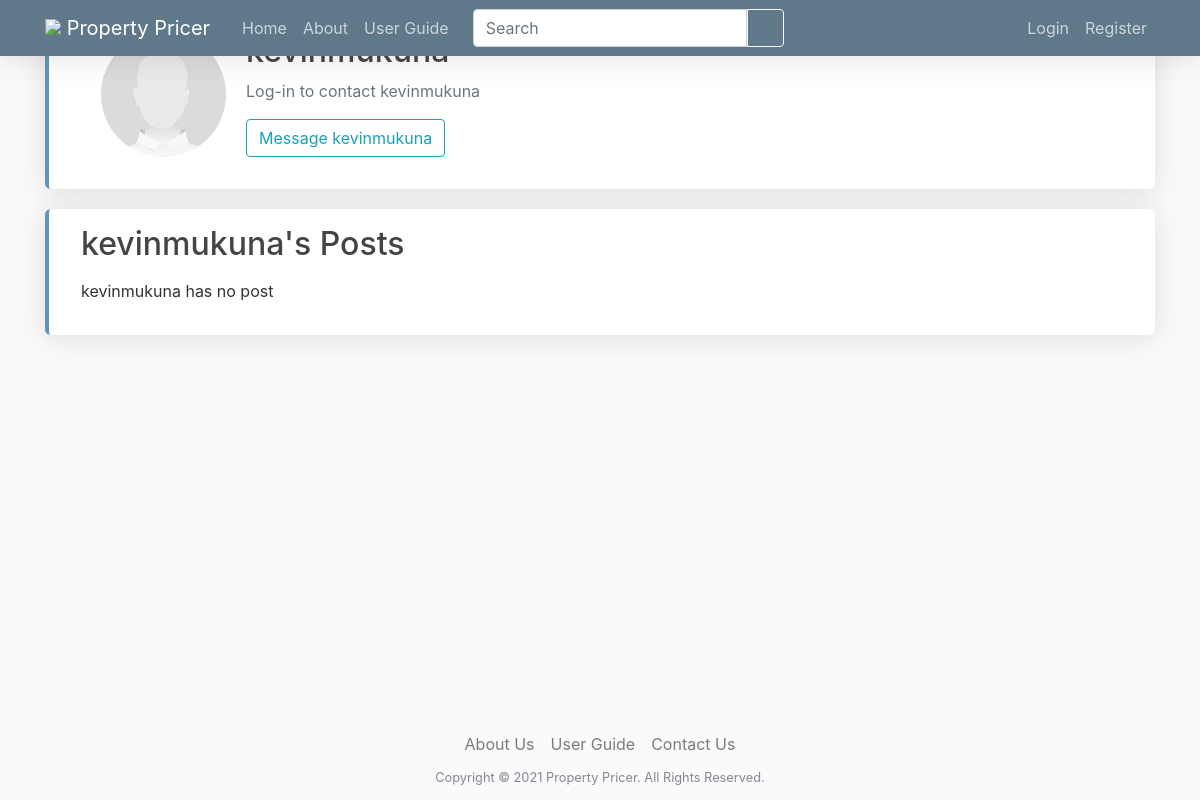
Page /user/kevinmukuna on the earlier database version.
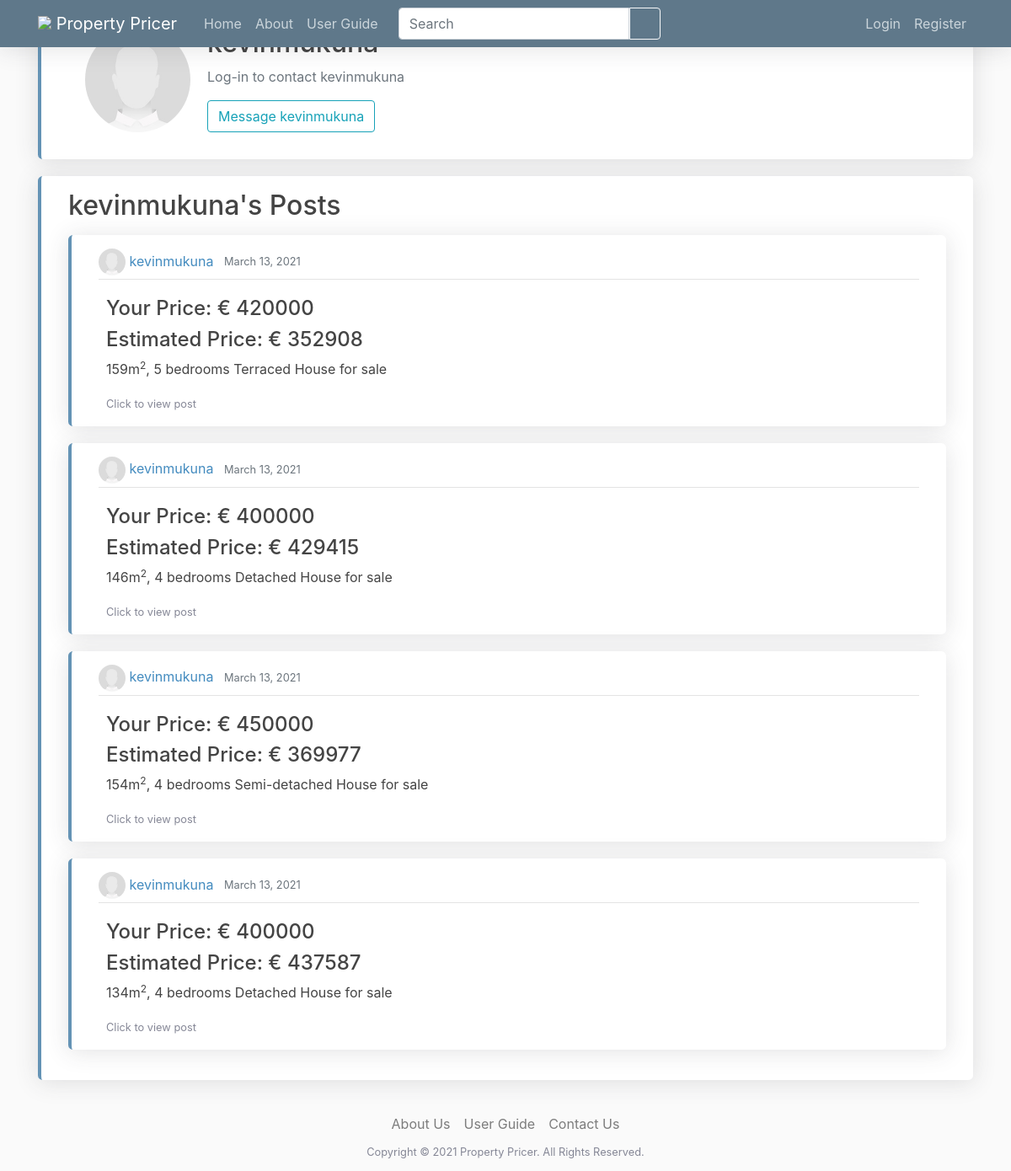
Same page on the later database version.
### userpages/models.py (models this page shows, shortened)
class Profile(models.Model):
    user = models.OneToOneField(User, on_delete=models.CASCADE)
    image = models.ImageField(default='default.jpg', upload_to='profile_pics')

### webpages/models.py (models this page shows, shortened)
class Post(models.Model):
    property_description = models.TextField(null=True, blank=True)
    address_line_1 = models.CharField(max_length=255, verbose_name="Street address")
    address_line_2 = models.CharField(max_length=255, null=True, blank=True, verbose_name="District or Townland")
    city = models.CharField(max_length=128, default='', verbose_name="City or town")
    county = models.CharField(max_length=128, default='', choices=COUNTY_CHOICES)
    floor_plan = models.ImageField(upload_to="floor_plan", null=True, blank=True)
    property_type = models.CharField(max_length=128, default='',
                                     choices=PROPERTY_TYPE_CHOICES)
    number_of_bedrooms = models.PositiveIntegerField()
    number_of_bathrooms = models.PositiveIntegerField()
    energy_rating = models.CharField(max_length=128, default='',
                                     choices=ENERGY_RATING_CHOICES)
    size = models.PositiveIntegerField(verbose_name="Size (m<sup>2</sup>)")
    date_posted = models.DateField(default=timezone.now)
    author = models.ForeignKey(User, related_name="user_posts", on_delete=models.CASCADE)
    price = models.PositiveIntegerField(null=True, blank=True, editable=True, verbose_name="Price (&euro;)")
    estimated_price = models.PositiveIntegerField(null=False, blank=True, editable=False)
    __original_price = None
    address = models.CharField(max_length=766, null=False, blank=True, editable=False)
    def __str__(self):
        return self.address

### userpages/views.py (the view)
# urls.py: path('user/<str:username>', views.profile, name='profile-page'),
def profile(request, username):
    if request.user.is_authenticated and username == request.user.username:
        if request.method == 'POST':
            u_form = UserUpdateForm(request.POST, instance=request.user)
            p_form = ProfileUpdateForm(request.POST,
                                       request.FILES,
                                       instance=request.user.profile)
            if u_form.is_valid() and p_form.is_valid():
                u_form.save()
                p_form.save()
                messages.success(request, f'Your account has been updated')
                person = User.objects.get(username = username)
                return redirect('profile-page', person)
        else:
            u_form = UserUpdateForm(instance=request.user)
            p_form = ProfileUpdateForm(instance=request.user.profile)
        context = {
            'u_form': u_form,
            'p_form': p_form
        }
        return render(request, 'userpages/profile.html', context)
    else:
        person = User.objects.get(username = username)
        return render(request,'userpages/profile.html', {'user':person})

### templates/userpages/profile.html (shortened to what this page needs)
{% extends "base.html" %}
{% load crispy_forms_tags %}
{% block content %}
<div>
    <div class="content-section row mx-auto">
        <div>
            <img class="rounded-circle account-img" src="{{ user.profile.image.url }}" />
        </div>
        <div class="d-flex flex-column my-auto">
            <h2>{{ user.username }}</h2>
            {% if request.user.is_authenticated %}
            <p class="text-secondary">{{ user.email }}</p>
            {% else %}
            <p class="text-secondary">Log-in to contact {{ user.username }}</p>
            {% endif %}
        {% if request.user.username == user.username %}
            <div>
                <button class="btn btn-outline-info" onclick="openNav()">Edit Profile</button>
            </div>
            <div id="myNav" class="overlay">
                <a href="javascript:void(0)" class="closebtn" onclick="closeNav()">&times;</a>
                <div class="overlay-content">
                    <div class="container">
                        <form method="POST" enctype="multipart/form-data" class="update-profile">
                            {% csrf_token %}
                            <fieldset class="form-group">
                                <legend class="border-bottom mb-4">Profile Info</legend>
                                {{ u_form|crispy }}
                                {{ p_form|crispy }}
                            </fieldset>
                            <div class="form-group">
                                <button class="btn btn-outline-info" type="submit">Update</button>
                            </div>
                        </form>
                    </div>
                </div>
            </div>
        {% else %}
            <div>
                <a  class="btn btn-outline-info"  href="{% url 'chatroom' user.pk %}">Message {{ user }}</a>
            </div>
        {% endif %}
        </div>
    </div>
    <div class="content-section">
        <h2 class="mb-3">{{ user.username }}'s Posts</h2>
        {% if user.user_posts.all %}
            {% for post in user.user_posts.all reversed %}
                {% include 'webpages/short_post.html' %}
            {% endfor %}
        {% else %}
            <p>{{ user.username }} has no post</p>
        {% endif %}
    </div>
</div>
{% endblock content %}

### templates/base.html (shortened to what this page needs)
{% load static %}
<!DOCTYPE html>
<html>
<head>
    <link rel="stylesheet" href="https://maxcdn.bootstrapcdn.com/bootstrap/4.0.0/css/bootstrap.min.css">
    <link rel="stylesheet" type="text/css" href="{% static 'css/lightslider.css' %}">
    <link rel="stylesheet" type="text/css" href="{% static 'css/lightgallery.min.css' %}">
    <link href="{% static 'vendor/fontawesome-free/css/all.min.css' %}" rel="stylesheet" type="text/css">
    <link rel="stylesheet" type="text/css" href="{% static 'css/main.css' %}">
</head>
<body>
    <header class="site-header">
        <nav id="nav" class="navbar navbar-expand-md navbar-dark bg-steel fixed-top">
            <div class="container">
                <a class="navbar-brand mr-4" href="{% url 'home-page' %}">
                    <img style="height: 23px; vertical-align: baseline;" src="{% static 'logo.png' %}">
                    <span>Property Pricer</span>
                </a>
                <div class="collapse navbar-collapse" id="navbarToggle">
                    <div class="navbar-nav mr-auto">
                        <a class="nav-item nav-link" href="{% url 'home-page' %}">Home</a>
                        <a class="nav-item nav-link" href="{% url 'about-page' %}">About</a>
                        <a class="nav-item nav-link" href="{% url 'userguide' %}">User Guide</a>
                        {% url 'home-page' as home_url %}
                        {% url 'login-page' as login_url %}
                        {% url 'register-page' as register_url %}
                        {% url 'logout' as logout_url %}
                        {% if request.path != home_url and request.path != login_url and request.path != register_url and request.path != logout_url %}
                            <form method="GET" action="/search/" class="nav-item form-inline mx-3">
                                <div class="input-group">
                                    <input name="q" type="search" class="form-control" placeholder="Search" aria-label="Search" aria-describedby="search-addon" value="{{request.GET.q}}"/>
                                    <button class="btn btn-outline-light search-btn" type="submit"><i class="fas fa-search fa-sm" style="color: white;"></i></button>
                                </div>
                            </form>
                        {% endif %}
                    </div>
                    <div class="navbar-nav">
                        {% if request.user.is_authenticated %}
                            <a class="nav-item nav-link" href="{% url 'post-create' %}">New Post</a>
                            <a class="nav-item nav-link" href="{% url 'profile-page' request.user.username %}">Profile</a>
                            <a class="nav-item nav-link" href="{% url 'dashboard' %}">Dashboard</a>
                            <a class="nav-item nav-link" href="{% url 'logout-page' %}">Logout</a>
                        {% else %}
                            <a class="nav-item nav-link" href="{% url 'login' %}">Login</a>
                            <a class="nav-item nav-link" href="{% url 'register-page' %}">Register</a>
                        {% endif %}
                    </div>
                </div>
            </div>
        </nav>
    </header>
    {% url 'search-page' as search_url %}
    {% if request.path == search_url %}
    <main role="main" class="container mx-auto" style=" max-width: 1230px; width: 100vw;">
    {% else %}
    <main role="main" class="container">
    {% endif %}
        {% block content %}{% endblock %}
        <div class="push"></div>
    </main>
    <footer class="text-center">
        <div class="navbar navbar-expand navbar-light justify-content-center py-0">
            <ul class="list-unstyled navbar-nav">
                <li class="nav-item"><a
                        class="nav-link"
                        href="{% url 'about-page' %}">About Us</a>
                </li>
                <li class="nav-item"><a
                        class="nav-link"
                        href="{% url 'userguide' %}">User Guide</a></li>
                <li class="nav-item"><a
                        class="nav-link"
                        href="mailto:tspgroup13@gmail.com?subject=Inquiry: ">Contact Us</a></li>
            </ul>
        </div>
        <small>Copyright &copy; 2021 Property Pricer. All Rights Reserved.</small>
    </footer>
</body>
</html>

### templates/webpages/short_post.html (shortened to what this page needs)
<article class="media content-section">
    <div class="media-body w-50">
        <div class="article-metadata">
            <img class="rounded-circle article-img" src="{{ post.author.profile.image.url }}">
            <a class="mr-2" href="{% url 'profile-page' post.author.username %}">{{ post.author }}</a>
            <small class="text-muted">{{ post.date_posted }}</small>
        </div>
        <div class="row">
            {% if post.post_images.all %}
                <a class="mx-auto my-auto article-title" href="{% url 'post-detail' post.id %}">
            {% else %}
                <a class="mx-4 article-title" href="{% url 'post-detail' post.id %}">
            {% endif %}
                {% if post.price %}
                    <h4>Your Price:  € {{ post.price }}</h4>
                    <h4>Estimated Price: € {{ post.estimated_price }}</h4>
                {% else %}
                    <h4>Your Price: POA</h4>
                    <h4>Estimated Price: € {{ post.estimated_price }}</h4>
                {% endif %}
                <p style="color: #444444">{{ post.size }}m<sup>2</sup>, {{ post.number_of_bedrooms }} bedrooms {{ post.property_type }} for sale</p>
                <small class="mb-5">Click to view post</small>
            </a>
        </div>
    </div>
</article>

### static/css/main.css (style rules this page uses)
body { background: #fafafa; color: #333333; }
main { min-height: 100vh; margin-bottom: -88px; }
h1, h2, h3, h4, h5, h6 { color: #444444; }
ul { margin: 0; }
img { max-width: 100%; max-height: 488px; }
a { color: #438bbf; }
small, i { color: rgb(133, 135, 150); }
.bg-steel { background-color: #5f788a; }
.site-header .navbar { box-shadow: 0 .15rem 1.75rem 0 rgba(58,59,69,.15); }
.site-header .navbar-nav .nav-link { color: #cbd5db; }
.content-section { background: #ffffff; padding: 1rem 2rem; border-radius: 0.35rem; margin-bottom: 20px; box-shadow: 0 .15rem 1.75rem 0 rgba(58,59,69,.15); border-left: .25rem solid #6493b5; }
.article-title { color: #444444; }
.article-img { height: 2rem; width: 2rem; }
.article-metadata { padding-bottom: 4px; margin-bottom: 4px; border-bottom: 1px solid #e3e3e3 }
.account-img { height: 125px; width: 125px; margin: 16px 20px 16px 20px; }
.search-btn { border-top-left-radius: 0rem; border-bottom-left-radius: 0rem; }
.push { height: 88px; }
footer { height: 88px; padding: 0.75rem; }

Differences in the rows shown:
added Post: author.profile.image (placeholder picture), author "kevinmukuna", date_posted "March 13, 2021", price "420000", estimated_price "352908", size "159", number_of_bedrooms "5", property_type "Terraced House"
added Post: author.profile.image (placeholder picture), author "kevinmukuna", date_posted "March 13, 2021", price "400000", estimated_price "429415", size "146", number_of_bedrooms "4", property_type "Detached House"
added Post: author.profile.image (placeholder picture), author "kevinmukuna", date_posted "March 13, 2021", price "450000", estimated_price "369977", size "154", number_of_bedrooms "4", property_type "Semi-detached House"
added Post: author.profile.image (placeholder picture), author "kevinmukuna", date_posted "March 13, 2021", price "400000", estimated_price "437587", size "134", number_of_bedrooms "4", property_type "Detached House"
Other differences:
{{ user.username }}: "kevinmukuna" → (not shown)
text no longer shown: "has no post"
